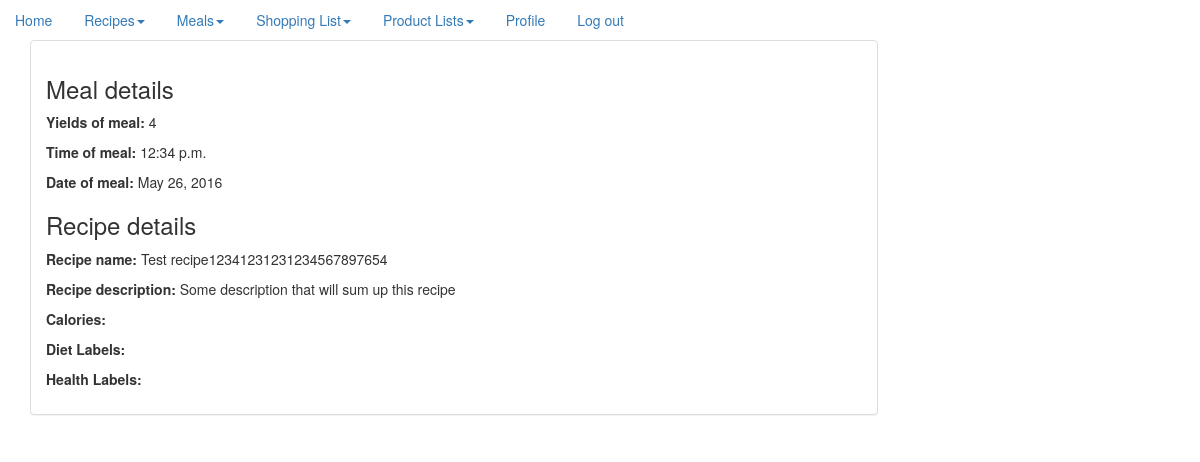
/meal/1/ (signed in), run on the app's committed database.
### recipe/models.py (models this page shows, shortened)
class Meal(models.Model):
    name = models.ForeignKey(Recipe)
    user = models.ForeignKey(User, on_delete=models.CASCADE)
    date = models.DateField(default=datetime.date.today)
    yields = models.IntegerField()
    time = models.TimeField()
    event = models.CharField(max_length=1024, blank=True)

class Recipe(models.Model):
    name = models.CharField(max_length=200)
    user = models.ForeignKey(User, on_delete=models.CASCADE)
    ingredients = models.ManyToManyField(Ingredient)
    description = models.CharField(max_length=100, blank=True)
    recipe_steps = models.CharField(max_length=1000)
    yields = models.IntegerField()
    date = models.DateField(default=datetime.date.today)
    global_access = models.BooleanField(default=True)
    card = models.CharField(max_length=1024, blank=True)
    class Meta:
        ordering = ["-name"]
    def __str__(self):
        return self.name

### website/views.py (the view)
# urls.py: url(r'^meal/(?P<pk>\d+)/$', show_meal),
@login_required
def show_meal(request, **kwargs):
    pk = int(kwargs.get('pk', None))
    try:
        meal = Meal.objects.get(id=pk)
        return render_to_response('meal.html', locals(), RequestContext(request))
    except:
        return HttpResponse(status=404)

### templates/meal.html
{% extends "base.html" %}
{% block content %}
    <h3>Meal details</h3>
    <p><b>Yields of meal: </b> {{ meal.yields }}</p>
    <p><b>Time of meal: </b>{{ meal.time }}</p>
    <p><b>Date of meal: </b>{{ meal.date }}</p>
    <h3>Recipe details</h3>
    <p><b>Recipe name: </b>{{ meal.name }}</p>
    <p><b>Recipe description: </b>{{ meal.name.description }}</p>
    <p><b>Calories: </b>{{ meal.name.calories }}</p>
    <p><b>Diet Labels: </b>{{ meal.name.dietLabels }}</p>
    <p><b>Health Labels: </b>{{ meal.name.healthLabels }}</p>
{% endblock content %}

### data on the page
Meal: yields "4", time "12:34 p.m.", date "May 26, 2016", name "Test recipe12341231231234567897654", name.description "Some description that will sum up this recipe"
